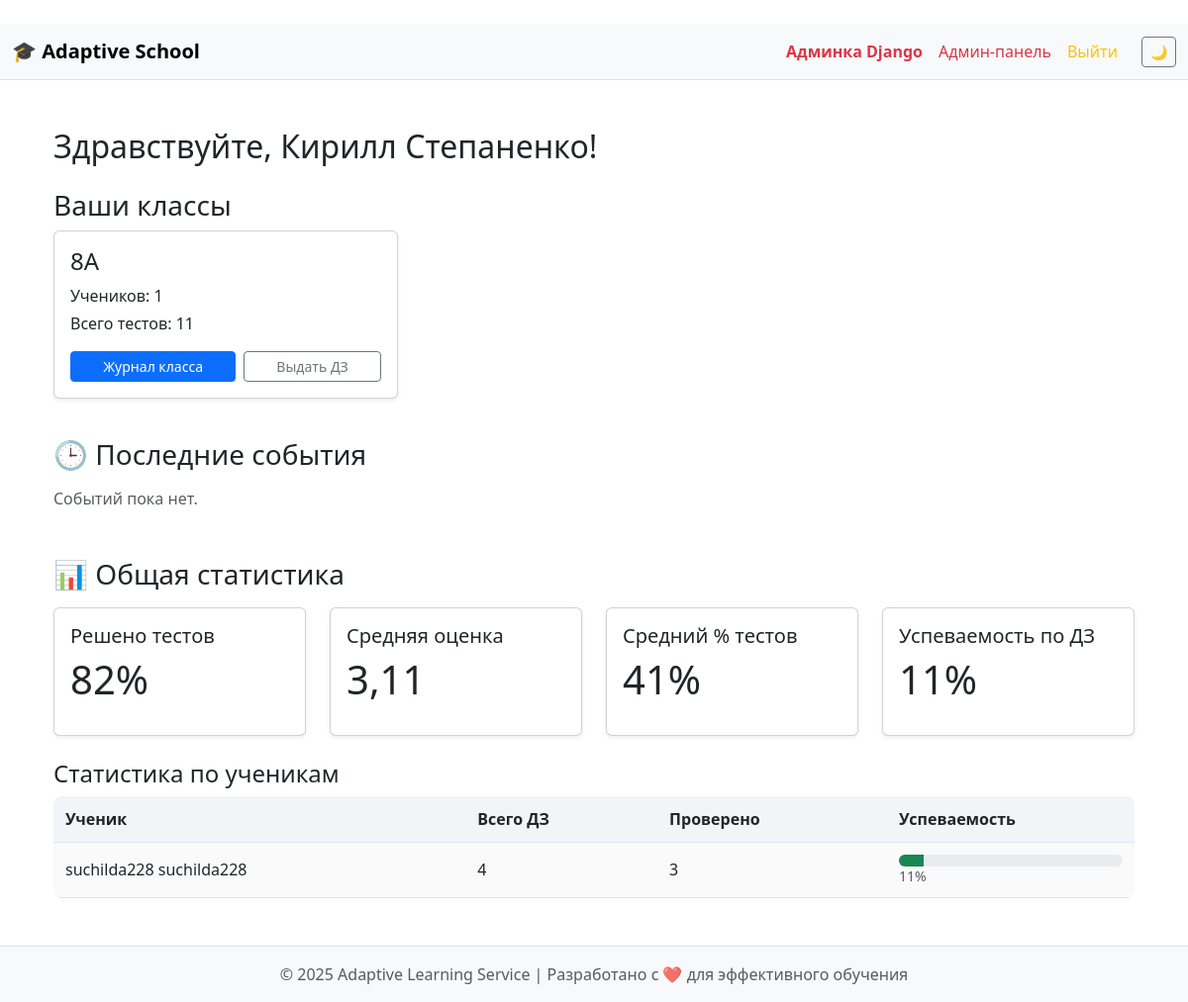
Before: / (signed in) with the older database file.
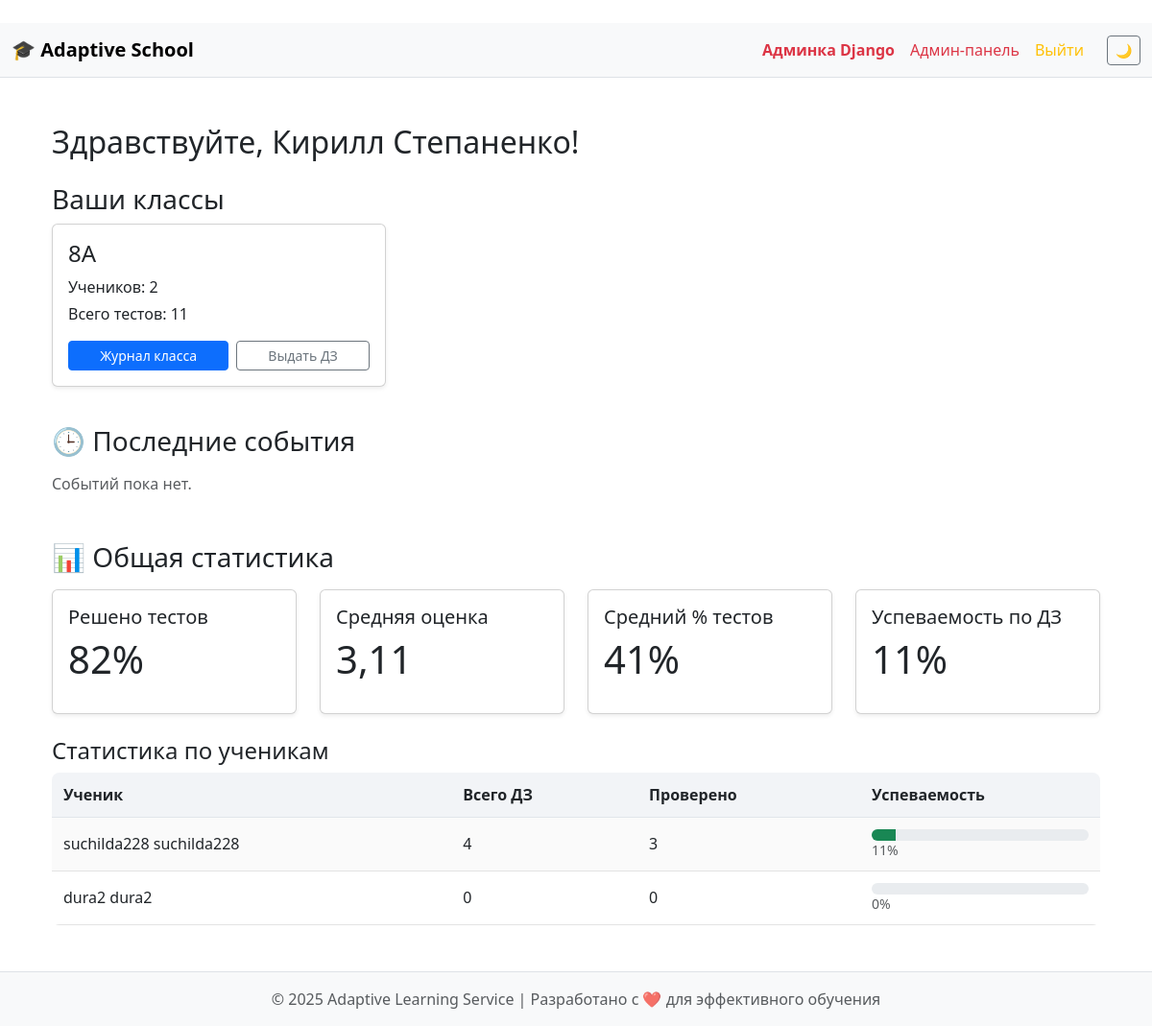
After: the same page with the newer database file.
### school/models.py (models this page shows, shortened)
class SchoolClass(models.Model):
    name = models.CharField(max_length=20)
    teachers = models.ManyToManyField(Teacher, related_name="classes")  # 🔹 связь "многие ко многим"4
    students = models.ManyToManyField('Student', related_name="classes")  # 🔹 связь "многие ко многим"
    class Meta:
        verbose_name = "Класс"
        verbose_name_plural = "Классы"

class Student(models.Model):
    user = models.OneToOneField(User, on_delete=models.CASCADE)
    name = models.CharField(max_length=100)
    surname = models.CharField(max_length=100)
    patronymic = models.CharField(max_length=100, blank=True)
    class Meta:
        verbose_name = "Ученик"
        verbose_name_plural = "Ученики"

### school/views.py (the view, shortened to what this page needs)
# urls.py: path("", views.index, name="index"),
@login_required
def index(request):
    user = request.user
    if hasattr(user, 'teacher'):
        teacher = user.teacher
        classes = teacher.classes.all()
        students = Student.objects.filter(classes__in=classes).distinct()
        stats = []
        for s in students:
            results = TestResult.objects.filter(student=s).order_by("-completed_at")
            avg_grade = round(sum(r.grade for r in results) / len(results), 2) if results else None
            stats.append({
                "student": s,
                "results": results,
                "avg_grade": avg_grade,
            })
        homeworks = Homework.objects.filter(student__in=students).prefetch_related("tasks")
        hw_total = homeworks.count()
        hw_checked = homeworks.filter(is_checked=True).count()
        hw_in_progress = homeworks.filter(is_checked=False).count()
        hw_percent_avg = HomeworkTask.objects.filter(
            homework__student__in=students,
            is_correct__isnull=False
        ).aggregate(avg=Avg("is_correct"))["avg"] or 0
        hw_percent_avg = round(hw_percent_avg * 100)
        hw_per_student = []
        for s in students:
            s_homeworks = Homework.objects.filter(student=s).prefetch_related("tasks")
            total = s_homeworks.count()
            done = s_homeworks.filter(is_checked=True).count()
            tasks_total = HomeworkTask.objects.filter(homework__student=s, is_correct__isnull=False)
            percent = 0
            if tasks_total.exists():
                percent = round(
                    tasks_total.filter(is_correct=True).count() * 100 / tasks_total.count()
                )
            hw_per_student.append({
                "student": s,
                "total": total,
                "done": done,
                "percent": percent,
            })
        event_list = []
        test_results = TestResult.objects.filter(student__in=students).order_by("-completed_at")[:150]
        for r in test_results:
            event_list.append({
                "type": "test",
                "student": f"{r.student.name} {r.student.surname}",
                "title": r.assigned_topic.title,
                "grade": r.grade,
                "date": r.completed_at,
            })
        hw_created = Homework.objects.filter(student__in=students).order_by("-created_at")[:100]
        for hw in hw_created:
            event_list.append({
                "type": "hw_created",
                "student": f"{hw.student.name} {hw.student.surname}",
                "title": hw.topic.title,
                "date": hw.created_at,
            })
        hw_checked_list = Homework.objects.filter(student__in=students, is_checked=True).order_by("-created_at")[:100]
        for hw in hw_checked_list:
            tasks = hw.tasks.all()
            correct = tasks.filter(is_correct=True).count()
            total = tasks.count()
            percent = int(correct * 100 / total) if total else 0
            event_list.append({
                "type": "hw_checked",
                "student": f"{hw.student.name} {hw.student.surname}",
                "title": hw.topic.title,
                "score": f"{correct}/{total}",
                "percent": percent,
                "date": hw.created_at,
            })
        event_list = sorted(event_list, key=lambda x: x["date"], reverse=True)[:100]
        recent_events_json = json.dumps([
            {
                "type": e["type"],
                "student": e["student"],
                "title": e["title"],
                "grade": e.get("grade"),
                "score": e.get("score"),
                "percent": e.get("percent"),
                "date": e["date"].isoformat(),
            }
            for e in event_list
        ], cls=DjangoJSONEncoder)
        assigned = AssignedTopic.objects.filter(school_class__in=classes)
        total_tests_assigned = assigned.count()
        done_tests = TestResult.objects.filter(student__in=students).count()
        if total_tests_assigned > 0:
            test_completion_percent = round(done_tests * 100 / total_tests_assigned)
        else:
            test_completion_percent = 0
        avg_test_grade = TestResult.objects.filter(student__in=students).aggregate(
            g=Avg("grade")
        )["g"]
        if avg_test_grade:
            avg_test_grade = round(avg_test_grade, 2)
        else:
            avg_test_grade = 0
        avg_test_score = TestResult.objects.filter(student__in=students).aggregate(
            s=Avg("score")
        )["s"]
        if avg_test_score:
            avg_test_score = round(avg_test_score)
        else:
            avg_test_score = 0
        return render(request, "teacher_dashboard.html", {
            "teacher": teacher,
            "classes": classes,
            "stats": stats,
            "hw_total": hw_total,
            "hw_checked": hw_checked,
            "hw_in_progress": hw_in_progress,
            "hw_percent_avg": hw_percent_avg,
            "hw_per_student": hw_per_student,
            "test_completion_percent": test_completion_percent,
            "avg_test_grade": avg_test_grade,
            "avg_test_score": avg_test_score,
            "recent_events_json": recent_events_json,
        })
    else:
        return render(request, "index.html", {
            "available_tests": [],
            "results": []
        })

### templates/teacher_dashboard.html (shortened to what this page needs)
﻿{% extends "base.html" %}
{% load class_tags %}
{% block content %}
  <div class="container mt-4">
    <h2 class="mb-4">Здравствуйте, {{ teacher.name }} {{ teacher.surname }}!</h2>
    <h3 class="mt-4">Ваши классы</h3>
    <div class="row">
      {% for c in classes %}
        <div class="col-md-4">
          <div class="card shadow-sm mb-3 p-3">
            <h4>{{ c.name }}</h4>
            <p class="mb-1">Учеников: {{ c.students.count }}</p>
            <p>Всего тестов: {{ c.assigned_topics.count }}</p>
            <div class="d-flex gap-2">
              <a href="{% url 'class_journal' c.id %}" class="btn btn-primary btn-sm flex-grow-1">Журнал класса</a>
              <a href="{% url 'assign_homework_class' c.id %}" class="btn btn-outline-secondary btn-sm flex-grow-1">Выдать
                ДЗ</a>
            </div>
          </div>
        </div>
      {% endfor %}
    </div>
    <h3 class="mt-4 mb-3">🕒 Последние события</h3>
    {% if not recent_events %}
      <p class="text-muted">Событий пока нет.</p>
    {% endif %}
    <h3 class="mt-5 mb-3">📊 Общая статистика</h3>
    {% if not test_completion_percent %}
      <p class="text-muted">Статистика по домашним заданиям пока недоступна.</p>
    {% else %}
      <div class="row mb-4">
        <div class="col-md-3">
          <div class="card shadow-sm p-3">
            <h5>Решено тестов</h5>
            <p class="display-6">{{ test_completion_percent }}%</p>
          </div>
        </div>
        <div class="col-md-3">
          <div class="card shadow-sm p-3">
            <h5>Средняя оценка</h5>
            <p class="display-6">{{ avg_test_grade }}</p>
          </div>
        </div>
        <div class="col-md-3">
          <div class="card shadow-sm p-3">
            <h5>Средний % тестов</h5>
            <p class="display-6">{{ avg_test_score }}%</p>
          </div>
        </div>
        <div class="col-md-3">
          <div class="card shadow-sm p-3">
            <h5>Успеваемость по ДЗ</h5>
            <p class="display-6">{{ hw_percent_avg }}%</p>
          </div>
        </div>
      </div>
    {% endif %}
    <h4 class="mt-4">Статистика по ученикам</h4>
    <table class="custom-table mb-4">
      <thead>
      <tr>
        <th>Ученик</th>
        <th>Всего ДЗ</th>
        <th>Проверено</th>
        <th>Успеваемость</th>
      </tr>
      </thead>
      <tbody>
      {% for s in hw_per_student %}
        <tr>
          <td>{{ s.student.surname }} {{ s.student.name }}</td>
          <td>{{ s.total }}</td>
          <td>{{ s.done }}</td>
          <td style="width: 250px;">
            <div class="progress" style="height: 12px;">
              <div class="progress-bar bg-success"
                   role="progressbar"
                   style="width: {{ s.percent }}%;"></div>
            </div>
            <small class="text-muted">{{ s.percent }}%</small>
          </td>
        </tr>
      {% endfor %}
      </tbody>
    </table>
  </div>
{% endblock %}

Changed rows visible on the page:
computed for SchoolClass: students.count "1" → "2"
added Student: student.surname "dura2", student.name "dura2", total "0", done "0", percent "0"
